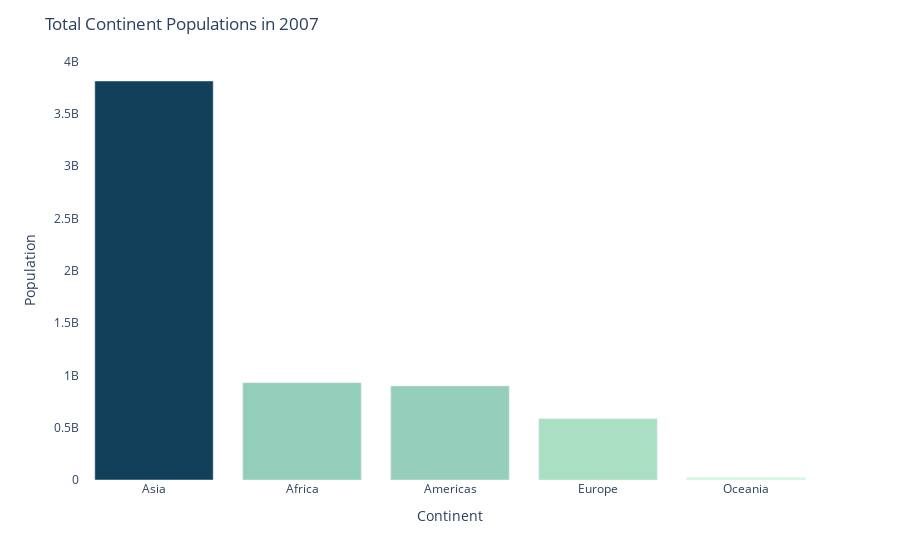

Write notebook code for a chart like this one.
### Markdown cell above
### Bar chart with styling

### Code cell
# Create bar chart using Plotly Express
fig = px.bar(continent_summed, x='Continent', y='Population', color="Population", color_continuous_scale="Darkmint")

# Update the layout options for the figure
fig.update_layout(
    xaxis={'categoryorder': 'total descending'},# Order the bars
    coloraxis_showscale=False, # Hide the color scale legend (color axis)
    plot_bgcolor="white",# Set the background color 
    paper_bgcolor="white",# Set the background color of the entire figure (including margins)
    title='Total Continent Populations in 2007' # Set the title of the plot
)

# Display the plot
fig.show()

### Figure 1 — Plotly figure (JSON) as saved in the notebook; plotly's stock layout.template omitted (floating-point values rounded to 4 significant figures)
{"data": [{"alignmentgroup": "True", "hovertemplate": "Continent=%{x}<br>Population=%{marker.color}<extra></extra>", "legendgroup": "", "marker": {"color": [929539692, 898871184, 3811953827, 586098529, 24549947], "coloraxis": "coloraxis", "pattern": {"shape": ""}}, "name": "", "offsetgroup": "", "orientation": "v", "showlegend": false, "textposition": "auto", "type": "bar", "x": ["Africa", "Americas", "Asia", "Europe", "Oceania"], "xaxis": "x", "y": [929539692, 898871184, 3811953827, 586098529, 24549947], "yaxis": "y"}], "layout": {"barmode": "relative", "coloraxis": {"colorbar": {"title": {"text": "Population"}}, "colorscale": [[0, "rgb(210, 251, 212)"], [0.1667, "rgb(165, 219, 194)"], [0.3333, "rgb(123, 188, 176)"], [0.5, "rgb(85, 156, 158)"], [0.6667, "rgb(58, 124, 137)"], [0.8333, "rgb(35, 93, 114)"], [1, "rgb(18, 63, 90)"]], "showscale": false}, "legend": {"tracegroupgap": 0}, "margin": {"t": 60}, "paper_bgcolor": "white", "plot_bgcolor": "white", "title": {"text": "Total Continent Populations in 2007"}, "xaxis": {"anchor": "y", "categoryorder": "total descending", "domain": [0, 1], "title": {"text": "Continent"}}, "yaxis": {"anchor": "x", "domain": [0, 1], "title": {"text": "Population"}}}}
